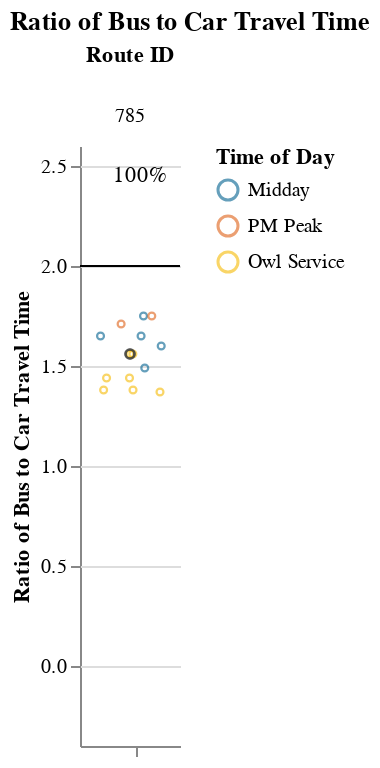
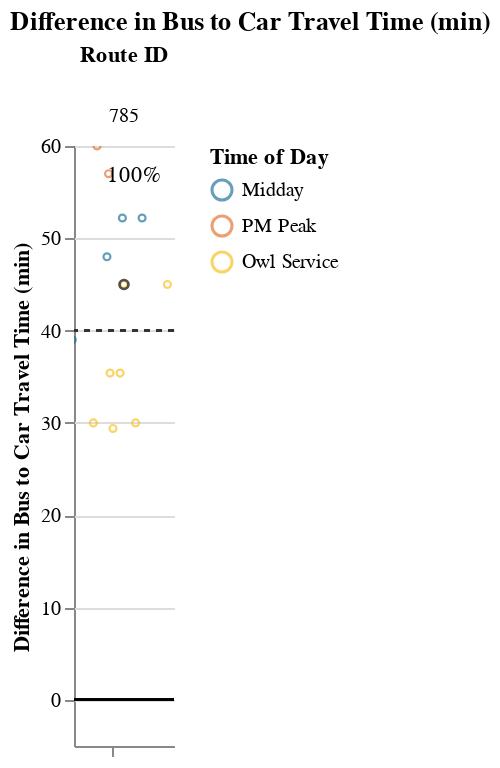

Write notebook code for charts like these, in order.
### Markdown cell above
### Long Routes (> 1.5 hrs)

### Code cell
route_group = "long"
try:
    display_charts_for_route_group(df, route_group)
except:
    print("No routes meet this criteria.")

### Figure 1 — Vega-Lite specification as saved in the notebook (floating-point values rounded to 4 significant figures)
{"config": {"view": {"continuousWidth": 400, "continuousHeight": 300, "stroke": null}, "facet": {"spacing": 0}}, "data": {"name": "data-89626c282b4d5ab9389c5ec0e441566d"}, "facet": {"column": {"field": "route_id", "sort": ["785"], "title": "Route ID", "type": "nominal"}}, "spec": {"layer": [{"mark": "rule", "encoding": {"color": {"value": "black"}, "y": {"field": "cutoff", "type": "quantitative"}}, "selection": {"selector005": {"type": "interval", "bind": "scales", "encodings": ["x", "y"]}}}, {"mark": {"type": "point", "opacity": 0.65, "size": 12, "strokeWidth": 1.1}, "encoding": {"color": {"field": "time_of_day", "scale": {"range": ["#136C97", "#E16B26", "#F6BF16", "#00896B", "#7790A3", "#5B559C"]}, "sort": ["AM Peak", "Midday", "PM Peak", "Owl Service"], "title": "Time of Day", "type": "nominal"}, "tooltip": [{"field": "route_id", "type": "nominal"}, {"field": "trip_id", "type": "nominal"}, {"field": "service_hours", "type": "quantitative"}, {"field": "car_duration_hours", "type": "quantitative"}, {"field": "bus_multiplier", "type": "quantitative"}, {"field": "bus_difference", "type": "quantitative"}, {"field": "num_trips", "type": "quantitative"}, {"field": "num_competitive", "type": "quantitative"}, {"field": "pct_trips_competitive", "type": "quantitative"}, {"field": "p25", "type": "quantitative"}, {"field": "p50", "type": "quantitative"}, {"field": "p75", "type": "quantitative"}], "x": {"axis": {"grid": false, "labels": false, "ticks": true, "values": [0]}, "field": "jitter", "scale": {}, "title": null, "type": "quantitative"}, "y": {"field": "bus_multiplier", "scale": {"domain": [-0.25, 2.5]}, "title": "Ratio of Bus to Car Travel Time", "type": "quantitative"}}, "transform": [{"calculate": "sqrt(-2*log(random()))*cos(2*PI*random())", "as": "jitter"}], "width": 50}, {"layer": [{"mark": {"type": "point", "opacity": 0.6, "size": 20, "strokeWidth": 1.3}, "encoding": {"color": {"value": "#323434"}, "y": {"field": "bus_multiplier", "type": "quantitative"}}, "transform": [{"filter": "(datum.p50_trip === 1)"}]}, {"mark": {"type": "text", "align": "center", "baseline": "middle"}, "encoding": {"color": {"value": "black"}, "text": {"field": "pct_trips_competitive", "format": ".0%", "type": "quantitative"}, "tooltip": [{"field": "route_id", "type": "nominal"}, {"field": "trip_id", "type": "nominal"}, {"field": "service_hours", "type": "quantitative"}, {"field": "car_duration_hours", "type": "quantitative"}, {"field": "bus_multiplier", "type": "quantitative"}, {"field": "bus_difference", "type": "quantitative"}, {"field": "num_trips", "type": "quantitative"}, {"field": "num_competitive", "type": "quantitative"}, {"field": "pct_trips_competitive", "type": "quantitative"}, {"field": "p25", "type": "quantitative"}, {"field": "p50", "type": "quantitative"}, {"field": "p75", "type": "quantitative"}], "x": {"value": 30}, "y": {"value": 15}}, "transform": [{"calculate": "sqrt(-2*log(random()))*cos(2*PI*random())", "as": "jitter"}, {"filter": "(datum.fastest_trip === 1)"}]}]}]}, "resolve": {"scale": {"y": "shared"}}, "title": "Ratio of Bus to Car Travel Time", "$schema": "https://vega.github.io/schema/vega-lite/v4.17.0.json", "datasets": {"data-89626c282b4d5ab9389c5ec0e441566d": [{"calitp_itp_id": 16, "trip_key": -7463773742197690144, "trip_id": "t15E-b1EAB-sl18", "shape_id": "5650_shp", "route_id": "785", "service_hours": 1.82, "trip_first_departure_ts": 13800, "trip_last_arrival_ts": 20340, "departure_hour": 3, "time_of_day": "Owl Service", "p25": 1.92, "p50": 2.08, "p75": 2.2, "p50_trip": 0, "fastest_trip": 1, "car_duration_hours": 1.33, "competitive_route": 1, "bus_multiplier": 1.37, "bus_difference": 29.4, "num_trips": 14, "num_competitive": 14, "pct_trips_competitive": 1.0, "bus_difference_spread": 30.6, "route_group": "long", "max_trip_hrs": 2.33, "max_trip_route_group": 3.33, "name": "Antelope Valley Transit Authority", "caltrans_district": "07 - Los Angeles", "drmt_organization_name": null, "cutoff2": 40, "cutoff": 2}, {"calitp_itp_id": 16, "trip_key": 8627119891590642339, "trip_id": "t19A-b1EAC-sl18", "shape_id": "5650_shp", "route_id": "785", "service_hours": 1.83, "trip_first_departure_ts": 15000, "trip_last_arrival_ts": 21600, "departure_hour": 4, "time_of_day": "Owl Service", "p25": 1.92, "p50": 2.08, "p75": 2.2, "p50_trip": 0, "fastest_trip": 0, "car_duration_hours": 1.33, "competitive_route": 1, "bus_multiplier": 1.38, "bus_difference": 30.0, "num_trips": 14, "num_competitive": 14, "pct_trips_competitive": 1.0, "bus_difference_spread": 30.6, "route_group": "long", "max_trip_hrs": 2.33, "max_trip_route_group": 3.33, "name": "Antelope Valley Transit Authority", "caltrans_district": "07 - Los Angeles", "drmt_organization_name": null, "cutoff2": 40, "cutoff": 2}, {"calitp_itp_id": 16, "trip_key": 1199457012824822686, "trip_id": "t1B3-b1EAD-sl18", "shape_id": "5650_shp", "route_id": "785", "service_hours": 1.83, "trip_first_departure_ts": 16500, "trip_last_arrival_ts": 23100, "departure_hour": 4, "time_of_day": "Owl Service", "p25": 1.92, "p50": 2.08, "p75": 2.2, "p50_trip": 0, "fastest_trip": 0, "car_duration_hours": 1.33, "competitive_route": 1, "bus_multiplier": 1.38, "bus_difference": 30.0, "num_trips": 14, "num_competitive": 14, "pct_trips_competitive": 1.0, "bus_difference_spread": 30.6, "route_group": "long", "max_trip_hrs": 2.33, "max_trip_route_group": 3.33, "name": "Antelope Valley Transit Authority", "caltrans_district": "07 - Los Angeles", "drmt_organization_name": null, "cutoff2": 40, "cutoff": 2}, {"calitp_itp_id": 16, "trip_key": 1407505808453074903, "trip_id": "t1C7-b1EAE-sl18", "shape_id": "5650_shp", "route_id": "785", "service_hours": 1.92, "trip_first_departure_ts": 17700, "trip_last_arrival_ts": 24600, "departure_hour": 4, "time_of_day": "Owl Service", "p25": 1.92, "p50": 2.08, "p75": 2.2, "p50_trip": 0, "fastest_trip": 0, "car_duration_hours": 1.33, "competitive_route": 1, "bus_multiplier": 1.44, "bus_difference": 35.4, "num_trips": 14, "num_competitive": 14, "pct_trips_competitive": 1.0, "bus_difference_spread": 30.6, "route_group": "long", "max_trip_hrs": 2.33, "max_trip_route_group": 3.33, "name": "Antelope Valley Transit Authority", "caltrans_district": "07 - Los Angeles", "drmt_organization_name": null, "cutoff2": 40, "cutoff": 2}, {"calitp_itp_id": 16, "trip_key": -171550198906169292, "trip_id": "t208-b1EAF-sl18", "shape_id": "5650_shp", "route_id": "785", "service_hours": 1.92, "trip_first_departure_ts": 19200, "trip_last_arrival_ts": 26100, "departure_hour": 5, "time_of_day": "Owl Service", "p25": 1.92, "p50": 2.08, "p75": 2.2, "p50_trip": 0, "fastest_trip": 0, "car_duration_hours": 1.33, "competitive_route": 1, "bus_multiplier": 1.44, "bus_difference": 35.4, "num_trips": 14, "num_competitive": 14, "pct_trips_competitive": 1.0, "bus_difference_spread": 30.6, "route_group": "long", "max_trip_hrs": 2.33, "max_trip_route_group": 3.33, "name": "Antelope Valley Transit Authority", "caltrans_district": "07 - Los Angeles", "drmt_organization_name": null, "cutoff2": 40, "cutoff": 2}, {"calitp_itp_id": 16, "trip_key": 6098829809570482634, "trip_id": "t5AA-b1EAB-sl18", "shape_id": "5652_shp", "route_id": "785", "service_hours": 1.98, "trip_first_departure_ts": 53400, "trip_last_arrival_ts": 60540, "departure_hour": 14, "time_of_day": "Midday", "p25": 1.92, "p50": 2.08, "p75": 2.2, "p50_trip": 0, "fastest_trip": 0, "car_duration_hours": 1.33, "competitive_route": 1, "bus_multiplier": 1.49, "bus_difference": 39.0, "num_trips": 14, "num_competitive": 14, "pct_trips_competitive": 1.0, "bus_difference_spread": 30.6, "route_group": "long", "max_trip_hrs": 2.33, "max_trip_route_group": 3.33, "name": "Antelope Valley Transit Authority", "caltrans_district": "07 - Los Angeles", "drmt_organization_name": null, "cutoff2": 40, "cutoff": 2}, {"calitp_itp_id": 16, "trip_key": 3705340742996719858, "trip_id": "t21C-b1EB0-sl18", "shape_id": "5650_shp", "route_id": "785", "service_hours": 2.08, "trip_first_departure_ts": 20400, "trip_last_arrival_ts": 27900, "departure_hour": 5, "time_of_day": "Owl Service", "p25": 1.92, "p50": 2.08, "p75": 2.2, "p50_trip": 1, "fastest_trip": 0, "car_duration_hours": 1.33, "competitive_route": 1, "bus_multiplier": 1.56, "bus_difference": 45.0, "num_trips": 14, "num_competitive": 14, "pct_trips_competitive": 1.0, "bus_difference_spread": 30.6, "route_group": "long", "max_trip_hrs": 2.33, "max_trip_route_group": 3.33, "name": "Antelope Valley Transit Authority", "caltrans_district": "07 - Los Angeles", "drmt_organization_name": null, "cutoff2": 40, "cutoff": 2}, {"calitp_itp_id": 16, "trip_key": 7796180044706690916, "trip_id": "t258-b1EB1-sl18", "shape_id": "5650_shp", "route_id": "785", "service_hours": 2.08, "trip_first_departure_ts": 21600, "trip_last_arrival_ts": 29100, "departure_hour": 6, "time_of_day": "Owl Service", "p25": 1.92, "p50": 2.08, "p75": 2.2, "p50_trip": 1, "fastest_trip": 0, "car_duration_hours": 1.33, "competitive_route": 1, "bus_multiplier": 1.56, "bus_difference": 45.0, "num_trips": 14, "num_competitive": 14, "pct_trips_competitive": 1.0, "bus_difference_spread": 30.6, "route_group": "long", "max_trip_hrs": 2.33, "max_trip_route_group": 3.33, "name": "Antelope Valley Transit Authority", "caltrans_district": "07 - Los Angeles", "drmt_organization_name": null, "cutoff2": 40, "cutoff": 2}, {"calitp_itp_id": 16, "trip_key": 8792947308857233103, "trip_id": "t5F0-b1EAC-sl18", "shape_id": "5652_shp", "route_id": "785", "service_hours": 2.13, "trip_first_departure_ts": 55200, "trip_last_arrival_ts": 62880, "departure_hour": 15, "time_of_day": "Midday", "p25": 1.92, "p50": 2.08, "p75": 2.2, "p50_trip": 0, "fastest_trip": 0, "car_duration_hours": 1.33, "competitive_route": 1, "bus_multiplier": 1.6, "bus_difference": 48.0, "num_trips": 14, "num_competitive": 14, "pct_trips_competitive": 1.0, "bus_difference_spread": 30.6, "route_group": "long", "max_trip_hrs": 2.33, "max_trip_route_group": 3.33, "name": "Antelope Valley Transit Authority", "caltrans_district": "07 - Los Angeles", "drmt_organization_name": null, "cutoff2": 40, "cutoff": 2}, {"calitp_itp_id": 16, "trip_key": -8000632511721079957, "trip_id": "t609-b1EAD-sl18", "shape_id": "5652_shp", "route_id": "785", "service_hours": 2.2, "trip_first_departure_ts": 56700, "trip_last_arrival_ts": 64620, "departure_hour": 15, "time_of_day": "Midday", "p25": 1.92, "p50": 2.08, "p75": 2.2, "p50_trip": 0, "fastest_trip": 0, "car_duration_hours": 1.33, "competitive_route": 1, "bus_multiplier": 1.65, "bus_difference": 52.2, "num_trips": 14, "num_competitive": 14, "pct_trips_competitive": 1.0, "bus_difference_spread": 30.6, "route_group": "long", "max_trip_hrs": 2.33, "max_trip_route_group": 3.33, "name": "Antelope Valley Transit Authority", "caltrans_district": "07 - Los Angeles", "drmt_organization_name": null, "cutoff2": 40, "cutoff": 2}, {"calitp_itp_id": 16, "trip_key": -300129180088713817, "trip_id": "t64F-b1EAE-sl18", "shape_id": "5652_shp", "route_id": "785", "service_hours": 2.2, "trip_first_departure_ts": 58500, "trip_last_arrival_ts": 66420, "departure_hour": 16, "time_of_day": "Midday", "p25": 1.92, "p50": 2.08, "p75": 2.2, "p50_trip": 0, "fastest_trip": 0, "car_duration_hours": 1.33, "competitive_route": 1, "bus_multiplier": 1.65, "bus_difference": 52.2, "num_trips": 14, "num_competitive": 14, "pct_trips_competitive": 1.0, "bus_difference_spread": 30.6, "route_group": "long", "max_trip_hrs": 2.33, "max_trip_route_group": 3.33, "name": "Antelope Valley Transit Authority", "caltrans_district": "07 - Los Angeles", "drmt_organization_name": null, "cutoff2": 40, "cutoff": 2}, {"calitp_itp_id": 16, "trip_key": 3684561317867697962, "trip_id": "t6AE-b1EB0-sl18", "shape_id": "5652_shp", "route_id": "785", "service_hours": 2.28, "trip_first_departure_ts": 61800, "trip_last_arrival_ts": 70020, "departure_hour": 17, "time_of_day": "PM Peak", "p25": 1.92, "p50": 2.08, "p75": 2.2, "p50_trip": 0, "fastest_trip": 0, "car_duration_hours": 1.33, "competitive_route": 1, "bus_multiplier": 1.71, "bus_difference": 57.0, "num_trips": 14, "num_competitive": 14, "pct_trips_competitive": 1.0, "bus_difference_spread": 30.6, "route_group": "long", "max_trip_hrs": 2.33, "max_trip_route_group": 3.33, "name": "Antelope Valley Transit Authority", "caltrans_district": "07 - Los Angeles", "drmt_organization_name": null, "cutoff2": 40, "cutoff": 2}, {"calitp_itp_id": 16, "trip_key": -7584300430236784101, "trip_id": "t668-b1EAF-sl18", "shape_id": "5652_shp", "route_id": "785", "service_hours": 2.33, "trip_first_departure_ts": 60000, "trip_last_arrival_ts": 68400, "departure_hour": 16, "time_of_day": "Midday", "p25": 1.92, "p50": 2.08, "p75": 2.2, "p50_trip": 0, "fastest_trip": 0, "car_duration_hours": 1.33, "competitive_route": 1, "bus_multiplier": 1.75, "bus_difference": 60.0, "num_trips": 14, "num_competitive": 14, "pct_trips_competitive": 1.0, "bus_difference_spread": 30.6, "route_group": "long", "max_trip_hrs": 2.33, "max_trip_route_group": 3.33, "name": "Antelope Valley Transit Authority", "caltrans_district": "07 - Los Angeles", "drmt_organization_name": null, "cutoff2": 40, "cutoff": 2}, {"calitp_itp_id": 16, "trip_key": 5892805067477329955, "trip_id": "t6CC-b1EB1-sl18", "shape_id": "5652_shp", "route_id": "785", "service_hours": 2.33, "trip_first_departure_ts": 63600, "trip_last_arrival_ts": 72000, "departure_hour": 17, "time_of_day": "PM Peak", "p25": 1.92, "p50": 2.08, "p75": 2.2, "p50_trip": 0, "fastest_trip": 0, "car_duration_hours": 1.33, "competitive_route": 1, "bus_multiplier": 1.75, "bus_difference": 60.0, "num_trips": 14, "num_competitive": 14, "pct_trips_competitive": 1.0, "bus_difference_spread": 30.6, "route_group": "long", "max_trip_hrs": 2.33, "max_trip_route_group": 3.33, "name": "Antelope Valley Transit Authority", "caltrans_district": "07 - Los Angeles", "drmt_organization_name": null, "cutoff2": 40, "cutoff": 2}]}}

### Figure 2 — Vega-Lite specification as saved in the notebook (floating-point values rounded to 4 significant figures)
{"config": {"view": {"continuousWidth": 400, "continuousHeight": 300, "stroke": null}, "facet": {"spacing": 0}}, "data": {"name": "data-997caa2aa594d5468c599ba2d1deb99e"}, "facet": {"column": {"field": "route_id", "sort": ["785"], "title": "Route ID", "type": "nominal"}}, "spec": {"layer": [{"mark": "rule", "encoding": {"color": {"value": "black"}, "y": {"field": "cutoff", "type": "quantitative"}}, "selection": {"selector006": {"type": "interval", "bind": "scales", "encodings": ["x", "y"]}}}, {"mark": {"type": "rule", "strokeDash": [3, 3]}, "encoding": {"color": {"value": "#323434"}, "y": {"field": "cutoff2", "type": "quantitative"}}}, {"mark": {"type": "point", "opacity": 0.65, "size": 12, "strokeWidth": 1.1}, "encoding": {"color": {"field": "time_of_day", "scale": {"range": ["#136C97", "#E16B26", "#F6BF16", "#00896B", "#7790A3", "#5B559C"]}, "sort": ["AM Peak", "Midday", "PM Peak", "Owl Service"], "title": "Time of Day", "type": "nominal"}, "tooltip": [{"field": "route_id", "type": "nominal"}, {"field": "trip_id", "type": "nominal"}, {"field": "service_hours", "type": "quantitative"}, {"field": "car_duration_hours", "type": "quantitative"}, {"field": "bus_multiplier", "type": "quantitative"}, {"field": "bus_difference", "type": "quantitative"}, {"field": "num_trips", "type": "quantitative"}, {"field": "num_competitive", "type": "quantitative"}, {"field": "pct_trips_competitive", "type": "quantitative"}, {"field": "p25", "type": "quantitative"}, {"field": "p50", "type": "quantitative"}, {"field": "p75", "type": "quantitative"}], "x": {"axis": {"grid": false, "labels": false, "ticks": true, "values": [0]}, "field": "jitter", "scale": {}, "title": null, "type": "quantitative"}, "y": {"field": "bus_difference", "scale": {"domain": [-5, 60.0]}, "title": "Difference in Bus to Car Travel Time (min)", "type": "quantitative"}}, "transform": [{"calculate": "sqrt(-2*log(random()))*cos(2*PI*random())", "as": "jitter"}], "width": 50}, {"layer": [{"mark": {"type": "point", "opacity": 0.6, "size": 20, "strokeWidth": 1.3}, "encoding": {"color": {"value": "#323434"}, "y": {"field": "bus_difference", "type": "quantitative"}}, "transform": [{"filter": "(datum.p50_trip === 1)"}]}, {"mark": {"type": "text", "align": "center", "baseline": "middle"}, "encoding": {"color": {"value": "black"}, "text": {"field": "pct_trips_competitive", "format": ".0%", "type": "quantitative"}, "tooltip": [{"field": "route_id", "type": "nominal"}, {"field": "trip_id", "type": "nominal"}, {"field": "service_hours", "type": "quantitative"}, {"field": "car_duration_hours", "type": "quantitative"}, {"field": "bus_multiplier", "type": "quantitative"}, {"field": "bus_difference", "type": "quantitative"}, {"field": "num_trips", "type": "quantitative"}, {"field": "num_competitive", "type": "quantitative"}, {"field": "pct_trips_competitive", "type": "quantitative"}, {"field": "p25", "type": "quantitative"}, {"field": "p50", "type": "quantitative"}, {"field": "p75", "type": "quantitative"}], "x": {"value": 30}, "y": {"value": 15}}, "transform": [{"calculate": "sqrt(-2*log(random()))*cos(2*PI*random())", "as": "jitter"}, {"filter": "(datum.fastest_trip === 1)"}]}]}]}, "resolve": {"scale": {"y": "shared"}}, "title": "Difference in Bus to Car Travel Time (min)", "$schema": "https://vega.github.io/schema/vega-lite/v4.17.0.json", "datasets": {"data-997caa2aa594d5468c599ba2d1deb99e": [{"calitp_itp_id": 16, "trip_key": -7463773742197690144, "trip_id": "t15E-b1EAB-sl18", "shape_id": "5650_shp", "route_id": "785", "service_hours": 1.82, "trip_first_departure_ts": 13800, "trip_last_arrival_ts": 20340, "departure_hour": 3, "time_of_day": "Owl Service", "p25": 1.92, "p50": 2.08, "p75": 2.2, "p50_trip": 0, "fastest_trip": 1, "car_duration_hours": 1.33, "competitive_route": 1, "bus_multiplier": 1.37, "bus_difference": 29.4, "num_trips": 14, "num_competitive": 14, "pct_trips_competitive": 1.0, "bus_difference_spread": 30.6, "route_group": "long", "max_trip_hrs": 2.33, "max_trip_route_group": 3.33, "name": "Antelope Valley Transit Authority", "caltrans_district": "07 - Los Angeles", "drmt_organization_name": null, "cutoff2": 40, "cutoff": 0}, {"calitp_itp_id": 16, "trip_key": 8627119891590642339, "trip_id": "t19A-b1EAC-sl18", "shape_id": "5650_shp", "route_id": "785", "service_hours": 1.83, "trip_first_departure_ts": 15000, "trip_last_arrival_ts": 21600, "departure_hour": 4, "time_of_day": "Owl Service", "p25": 1.92, "p50": 2.08, "p75": 2.2, "p50_trip": 0, "fastest_trip": 0, "car_duration_hours": 1.33, "competitive_route": 1, "bus_multiplier": 1.38, "bus_difference": 30.0, "num_trips": 14, "num_competitive": 14, "pct_trips_competitive": 1.0, "bus_difference_spread": 30.6, "route_group": "long", "max_trip_hrs": 2.33, "max_trip_route_group": 3.33, "name": "Antelope Valley Transit Authority", "caltrans_district": "07 - Los Angeles", "drmt_organization_name": null, "cutoff2": 40, "cutoff": 0}, {"calitp_itp_id": 16, "trip_key": 1199457012824822686, "trip_id": "t1B3-b1EAD-sl18", "shape_id": "5650_shp", "route_id": "785", "service_hours": 1.83, "trip_first_departure_ts": 16500, "trip_last_arrival_ts": 23100, "departure_hour": 4, "time_of_day": "Owl Service", "p25": 1.92, "p50": 2.08, "p75": 2.2, "p50_trip": 0, "fastest_trip": 0, "car_duration_hours": 1.33, "competitive_route": 1, "bus_multiplier": 1.38, "bus_difference": 30.0, "num_trips": 14, "num_competitive": 14, "pct_trips_competitive": 1.0, "bus_difference_spread": 30.6, "route_group": "long", "max_trip_hrs": 2.33, "max_trip_route_group": 3.33, "name": "Antelope Valley Transit Authority", "caltrans_district": "07 - Los Angeles", "drmt_organization_name": null, "cutoff2": 40, "cutoff": 0}, {"calitp_itp_id": 16, "trip_key": 1407505808453074903, "trip_id": "t1C7-b1EAE-sl18", "shape_id": "5650_shp", "route_id": "785", "service_hours": 1.92, "trip_first_departure_ts": 17700, "trip_last_arrival_ts": 24600, "departure_hour": 4, "time_of_day": "Owl Service", "p25": 1.92, "p50": 2.08, "p75": 2.2, "p50_trip": 0, "fastest_trip": 0, "car_duration_hours": 1.33, "competitive_route": 1, "bus_multiplier": 1.44, "bus_difference": 35.4, "num_trips": 14, "num_competitive": 14, "pct_trips_competitive": 1.0, "bus_difference_spread": 30.6, "route_group": "long", "max_trip_hrs": 2.33, "max_trip_route_group": 3.33, "name": "Antelope Valley Transit Authority", "caltrans_district": "07 - Los Angeles", "drmt_organization_name": null, "cutoff2": 40, "cutoff": 0}, {"calitp_itp_id": 16, "trip_key": -171550198906169292, "trip_id": "t208-b1EAF-sl18", "shape_id": "5650_shp", "route_id": "785", "service_hours": 1.92, "trip_first_departure_ts": 19200, "trip_last_arrival_ts": 26100, "departure_hour": 5, "time_of_day": "Owl Service", "p25": 1.92, "p50": 2.08, "p75": 2.2, "p50_trip": 0, "fastest_trip": 0, "car_duration_hours": 1.33, "competitive_route": 1, "bus_multiplier": 1.44, "bus_difference": 35.4, "num_trips": 14, "num_competitive": 14, "pct_trips_competitive": 1.0, "bus_difference_spread": 30.6, "route_group": "long", "max_trip_hrs": 2.33, "max_trip_route_group": 3.33, "name": "Antelope Valley Transit Authority", "caltrans_district": "07 - Los Angeles", "drmt_organization_name": null, "cutoff2": 40, "cutoff": 0}, {"calitp_itp_id": 16, "trip_key": 6098829809570482634, "trip_id": "t5AA-b1EAB-sl18", "shape_id": "5652_shp", "route_id": "785", "service_hours": 1.98, "trip_first_departure_ts": 53400, "trip_last_arrival_ts": 60540, "departure_hour": 14, "time_of_day": "Midday", "p25": 1.92, "p50": 2.08, "p75": 2.2, "p50_trip": 0, "fastest_trip": 0, "car_duration_hours": 1.33, "competitive_route": 1, "bus_multiplier": 1.49, "bus_difference": 39.0, "num_trips": 14, "num_competitive": 14, "pct_trips_competitive": 1.0, "bus_difference_spread": 30.6, "route_group": "long", "max_trip_hrs": 2.33, "max_trip_route_group": 3.33, "name": "Antelope Valley Transit Authority", "caltrans_district": "07 - Los Angeles", "drmt_organization_name": null, "cutoff2": 40, "cutoff": 0}, {"calitp_itp_id": 16, "trip_key": 3705340742996719858, "trip_id": "t21C-b1EB0-sl18", "shape_id": "5650_shp", "route_id": "785", "service_hours": 2.08, "trip_first_departure_ts": 20400, "trip_last_arrival_ts": 27900, "departure_hour": 5, "time_of_day": "Owl Service", "p25": 1.92, "p50": 2.08, "p75": 2.2, "p50_trip": 1, "fastest_trip": 0, "car_duration_hours": 1.33, "competitive_route": 1, "bus_multiplier": 1.56, "bus_difference": 45.0, "num_trips": 14, "num_competitive": 14, "pct_trips_competitive": 1.0, "bus_difference_spread": 30.6, "route_group": "long", "max_trip_hrs": 2.33, "max_trip_route_group": 3.33, "name": "Antelope Valley Transit Authority", "caltrans_district": "07 - Los Angeles", "drmt_organization_name": null, "cutoff2": 40, "cutoff": 0}, {"calitp_itp_id": 16, "trip_key": 7796180044706690916, "trip_id": "t258-b1EB1-sl18", "shape_id": "5650_shp", "route_id": "785", "service_hours": 2.08, "trip_first_departure_ts": 21600, "trip_last_arrival_ts": 29100, "departure_hour": 6, "time_of_day": "Owl Service", "p25": 1.92, "p50": 2.08, "p75": 2.2, "p50_trip": 1, "fastest_trip": 0, "car_duration_hours": 1.33, "competitive_route": 1, "bus_multiplier": 1.56, "bus_difference": 45.0, "num_trips": 14, "num_competitive": 14, "pct_trips_competitive": 1.0, "bus_difference_spread": 30.6, "route_group": "long", "max_trip_hrs": 2.33, "max_trip_route_group": 3.33, "name": "Antelope Valley Transit Authority", "caltrans_district": "07 - Los Angeles", "drmt_organization_name": null, "cutoff2": 40, "cutoff": 0}, {"calitp_itp_id": 16, "trip_key": 8792947308857233103, "trip_id": "t5F0-b1EAC-sl18", "shape_id": "5652_shp", "route_id": "785", "service_hours": 2.13, "trip_first_departure_ts": 55200, "trip_last_arrival_ts": 62880, "departure_hour": 15, "time_of_day": "Midday", "p25": 1.92, "p50": 2.08, "p75": 2.2, "p50_trip": 0, "fastest_trip": 0, "car_duration_hours": 1.33, "competitive_route": 1, "bus_multiplier": 1.6, "bus_difference": 48.0, "num_trips": 14, "num_competitive": 14, "pct_trips_competitive": 1.0, "bus_difference_spread": 30.6, "route_group": "long", "max_trip_hrs": 2.33, "max_trip_route_group": 3.33, "name": "Antelope Valley Transit Authority", "caltrans_district": "07 - Los Angeles", "drmt_organization_name": null, "cutoff2": 40, "cutoff": 0}, {"calitp_itp_id": 16, "trip_key": -8000632511721079957, "trip_id": "t609-b1EAD-sl18", "shape_id": "5652_shp", "route_id": "785", "service_hours": 2.2, "trip_first_departure_ts": 56700, "trip_last_arrival_ts": 64620, "departure_hour": 15, "time_of_day": "Midday", "p25": 1.92, "p50": 2.08, "p75": 2.2, "p50_trip": 0, "fastest_trip": 0, "car_duration_hours": 1.33, "competitive_route": 1, "bus_multiplier": 1.65, "bus_difference": 52.2, "num_trips": 14, "num_competitive": 14, "pct_trips_competitive": 1.0, "bus_difference_spread": 30.6, "route_group": "long", "max_trip_hrs": 2.33, "max_trip_route_group": 3.33, "name": "Antelope Valley Transit Authority", "caltrans_district": "07 - Los Angeles", "drmt_organization_name": null, "cutoff2": 40, "cutoff": 0}, {"calitp_itp_id": 16, "trip_key": -300129180088713817, "trip_id": "t64F-b1EAE-sl18", "shape_id": "5652_shp", "route_id": "785", "service_hours": 2.2, "trip_first_departure_ts": 58500, "trip_last_arrival_ts": 66420, "departure_hour": 16, "time_of_day": "Midday", "p25": 1.92, "p50": 2.08, "p75": 2.2, "p50_trip": 0, "fastest_trip": 0, "car_duration_hours": 1.33, "competitive_route": 1, "bus_multiplier": 1.65, "bus_difference": 52.2, "num_trips": 14, "num_competitive": 14, "pct_trips_competitive": 1.0, "bus_difference_spread": 30.6, "route_group": "long", "max_trip_hrs": 2.33, "max_trip_route_group": 3.33, "name": "Antelope Valley Transit Authority", "caltrans_district": "07 - Los Angeles", "drmt_organization_name": null, "cutoff2": 40, "cutoff": 0}, {"calitp_itp_id": 16, "trip_key": 3684561317867697962, "trip_id": "t6AE-b1EB0-sl18", "shape_id": "5652_shp", "route_id": "785", "service_hours": 2.28, "trip_first_departure_ts": 61800, "trip_last_arrival_ts": 70020, "departure_hour": 17, "time_of_day": "PM Peak", "p25": 1.92, "p50": 2.08, "p75": 2.2, "p50_trip": 0, "fastest_trip": 0, "car_duration_hours": 1.33, "competitive_route": 1, "bus_multiplier": 1.71, "bus_difference": 57.0, "num_trips": 14, "num_competitive": 14, "pct_trips_competitive": 1.0, "bus_difference_spread": 30.6, "route_group": "long", "max_trip_hrs": 2.33, "max_trip_route_group": 3.33, "name": "Antelope Valley Transit Authority", "caltrans_district": "07 - Los Angeles", "drmt_organization_name": null, "cutoff2": 40, "cutoff": 0}, {"calitp_itp_id": 16, "trip_key": -7584300430236784101, "trip_id": "t668-b1EAF-sl18", "shape_id": "5652_shp", "route_id": "785", "service_hours": 2.33, "trip_first_departure_ts": 60000, "trip_last_arrival_ts": 68400, "departure_hour": 16, "time_of_day": "Midday", "p25": 1.92, "p50": 2.08, "p75": 2.2, "p50_trip": 0, "fastest_trip": 0, "car_duration_hours": 1.33, "competitive_route": 1, "bus_multiplier": 1.75, "bus_difference": 60.0, "num_trips": 14, "num_competitive": 14, "pct_trips_competitive": 1.0, "bus_difference_spread": 30.6, "route_group": "long", "max_trip_hrs": 2.33, "max_trip_route_group": 3.33, "name": "Antelope Valley Transit Authority", "caltrans_district": "07 - Los Angeles", "drmt_organization_name": null, "cutoff2": 40, "cutoff": 0}, {"calitp_itp_id": 16, "trip_key": 5892805067477329955, "trip_id": "t6CC-b1EB1-sl18", "shape_id": "5652_shp", "route_id": "785", "service_hours": 2.33, "trip_first_departure_ts": 63600, "trip_last_arrival_ts": 72000, "departure_hour": 17, "time_of_day": "PM Peak", "p25": 1.92, "p50": 2.08, "p75": 2.2, "p50_trip": 0, "fastest_trip": 0, "car_duration_hours": 1.33, "competitive_route": 1, "bus_multiplier": 1.75, "bus_difference": 60.0, "num_trips": 14, "num_competitive": 14, "pct_trips_competitive": 1.0, "bus_difference_spread": 30.6, "route_group": "long", "max_trip_hrs": 2.33, "max_trip_route_group": 3.33, "name": "Antelope Valley Transit Authority", "caltrans_district": "07 - Los Angeles", "drmt_organization_name": null, "cutoff2": 40, "cutoff": 0}]}}
